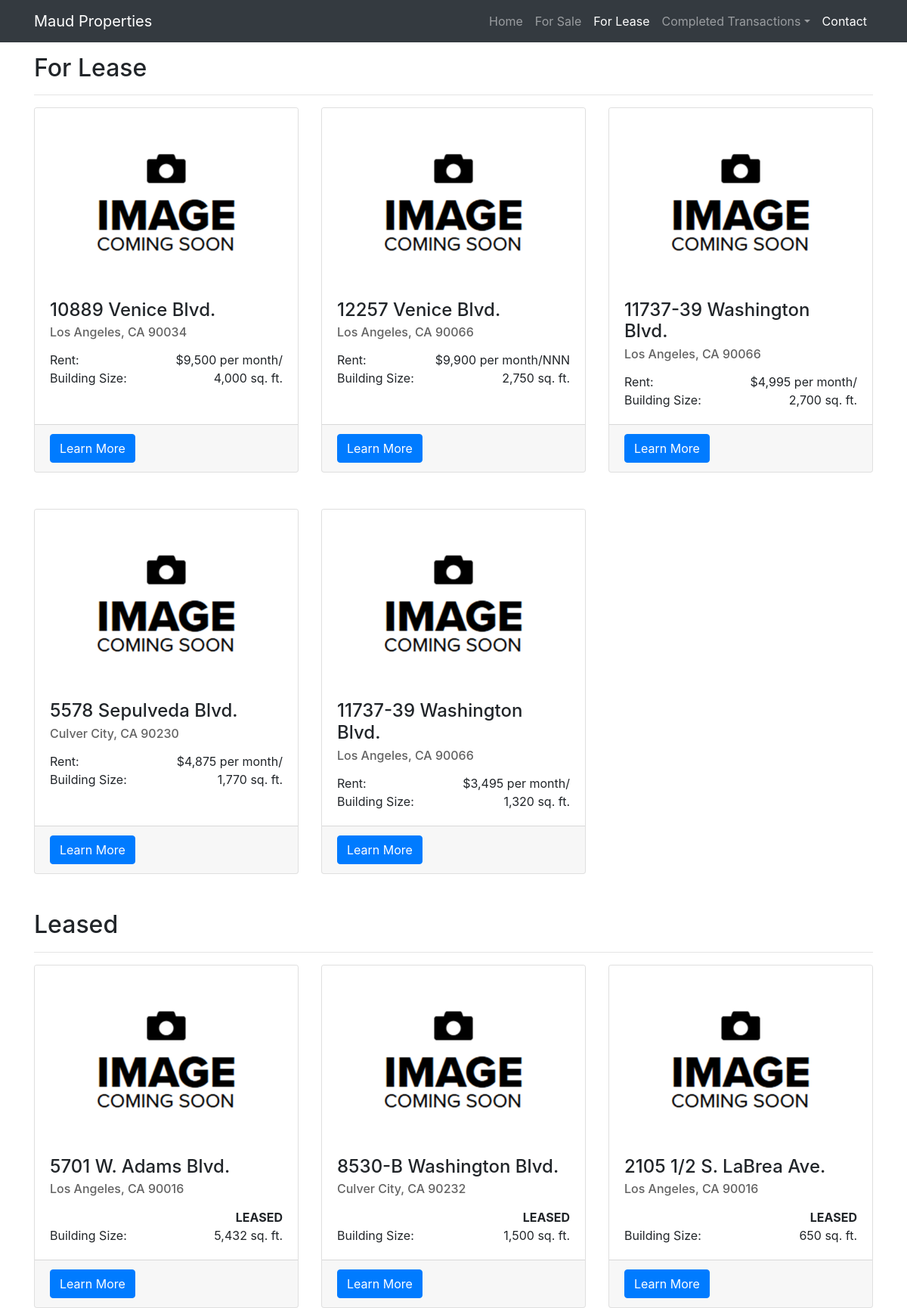
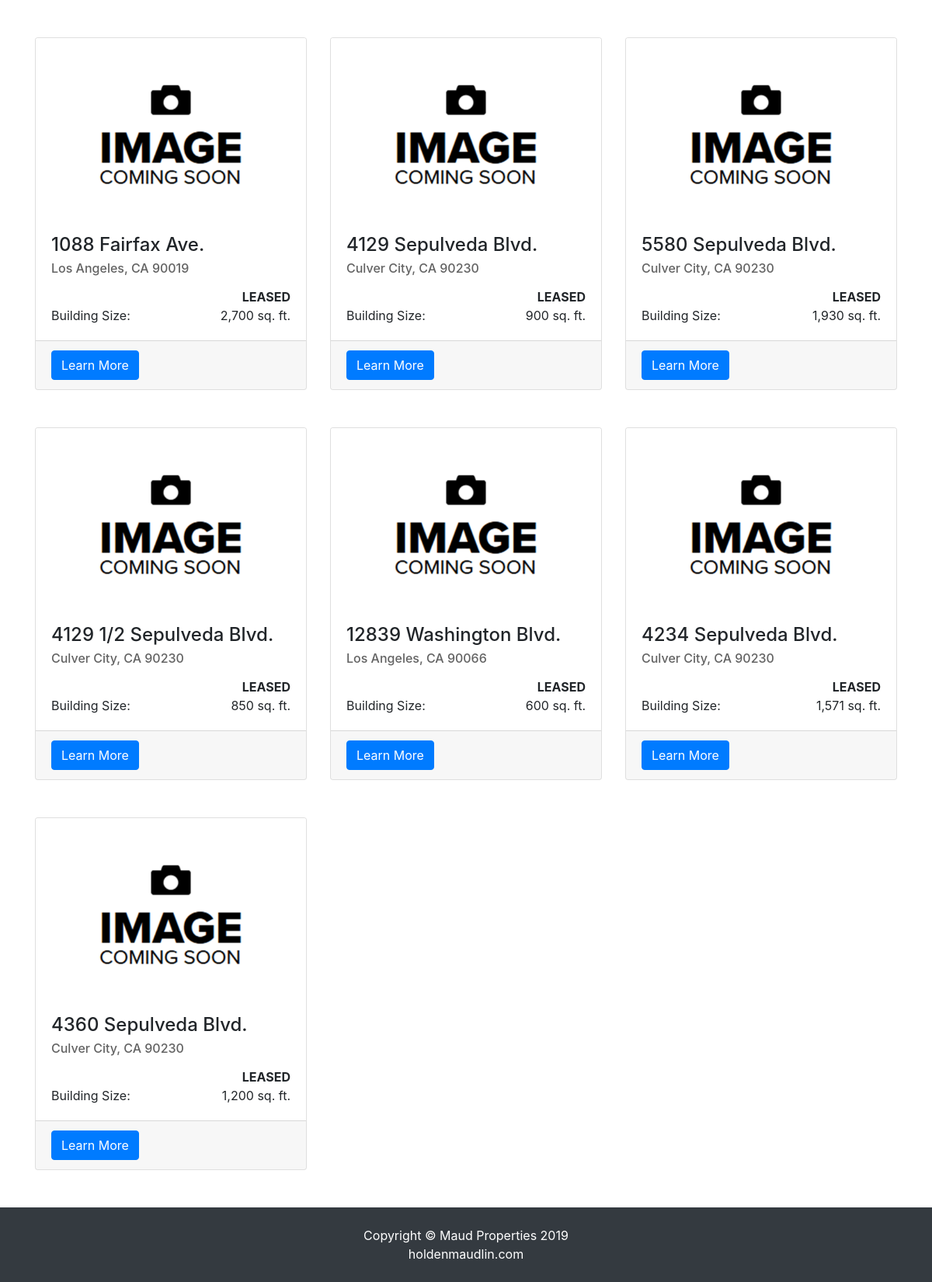
The page /lease/ on the database its author committed (2 pictures, top to bottom).
### lease/models.py (models this page shows)
class Lease(Listing):
    lease_type = models.CharField(max_length=10, choices=[('NNN', 'NNN'), ('MG', 'MG'), ('FSG', 'FSG')], blank=True)
    def priceAddOn(self):
        return " per month/" + self.lease_type
    def listing_title(self):
        return "Rent:"

### lease/views.py (the view)
# urls.py: path('', views.index, name='index'),
def index(request):
    all_curr_leases = Lease.objects.filter(completed=False)
    recent_leases = Lease.objects.filter(completed=True).order_by('-id')
    context = {
        'sale': False,
        'page': 'Lease',
        'current_properties': all_curr_leases,
        'recent_properties': recent_leases,
        'complete': 'LEASED',
    }
    return render(request, 'sale/index.html', context)

### sale/models.py (called while the page is built)
    def footage(self):
        return "sq. ft."

    def slug(self):
        trim = str(self.address.replace(' ', '-'))
        slug = re.sub(r'[^a-zA-Z\d\s-]+', '', trim)
        return slug

    def getUrl(self):
        url = self.slug() + "," + str(self.pk)
        return url

### sale/templates/sale/index.html (shortened to what this page needs)
<!DOCTYPE html>
<html lang="en">
<head>
    <link href="https://stackpath.bootstrapcdn.com/bootstrap/4.3.1/css/bootstrap.min.css" rel="stylesheet">
    {% load static %}
    <link href="{% static "home/main.css"%}" rel="stylesheet">
    {% load humanize %}
</head>
<body>
    <div id="nav-placeholder">
        {% include "home/nav.html" with active_tab=page %}
    </div>
    <div class="container">
        {% if current_properties|length > 0 %}
            <h2 class="header">For {{page}}</h2>
            <hr>
            <div class="row">
                {% for prop in current_properties %}
                <div class="col-md-4 mb-5">
                    <div class="card h-100">
                    <a href="{{prop.getUrl}}"><img class="card-img-top" src="{{prop.main_image.url}}" alt=""></a>
                    <div class="card-body">
                        <h4 class="card-title">{{prop.address}}</h4>
                        <h6 class="card-subtitle" style="margin-bottom: 15px;">{{prop.city}}, CA {{prop.zipcode}}</h6>
                        <span class="card-text">{{prop.listing_title}}</span>
                        <span class="card-text" style="float: right">${{prop.price|intcomma}}{{prop.priceAddOn}}</span>
                        <br>
                        <span class="card-text">Building Size:</span>
                        <span class="card-text" style="float: right">{{prop.building_size|intcomma}} {{prop.footage}}</span>
                        <br>
                    </div>
                    <div class="card-footer">
                        <a href="{{prop.getUrl}}" class="btn btn-primary">Learn More</a>
                    </div>
                    </div>
                </div>
                {% if forloop.counter|divisibleby:3 %}
            </div>
            <div class="row">
                {% endif %}
                {% endfor %}
            </div>
        {% endif %}
        {% if recent_properties|length > 0 %}
            {% if sale %}
                <h2>Sold</h2>
            {% else %}
                <h2>Leased</h2>
            {% endif %}
            <hr>
            <div class="row">
                {% for prop in recent_properties %}
                <div class="col-md-4 mb-5">
                    <div class="card h-100">
                    <a href="{{prop.getUrl}}"><img class="card-img-top" src="{{prop.main_image.url}}" alt=""></a>
                    <div class="card-body">
                        <h4 class="card-title">{{prop.address}}</h4>
                        <h6 class="card-subtitle" style="margin-bottom: 15px;">{{prop.city}}, CA {{prop.zipcode}}</h6>
                        <span class="card-text" style="float: right"><b>{{complete}}</b></span>
                        <br>
                        <span class="card-text">Building Size:</span>
                        <span class="card-text" style="float: right">{{prop.building_size|intcomma}} {{prop.footage}}</span>
                        <br>
                    </div>
                    <div class="card-footer">
                        <a href="{{prop.getUrl}}" class="btn btn-primary">Learn More</a>
                    </div>
                    </div>
                </div>
                {% if forloop.counter|divisibleby:3 %}
            </div>
            <div class="row">
                {% endif %}
                {% endfor %}
            </div>
        {% endif %}
    </div>
    <div id="nav-placeholder">
        {% include "home/foot.html" %}
    </div>
</body>
</html>

### home/static/home/main.css (style rules this page uses)
body { padding-top: 56px; }
.header { margin-top: 15px !important; }
img { display: block; width: 100%; height: auto; }
h6 { color: rgb(99, 99, 99); }

### rows shown on the page
Lease: main_image (picture), address "10889 Venice Blvd.", city "Los Angeles", zipcode "90034", listing_title "Rent:", price "9,500", priceAddOn "per month/", building_size "4,000", footage "sq. ft."
Lease: main_image (picture), address "12257 Venice Blvd.", city "Los Angeles", zipcode "90066", listing_title "Rent:", price "9,900", priceAddOn "per month/NNN", building_size "2,750", footage "sq. ft."
Lease: main_image (picture), address "11737-39 Washington Blvd.", city "Los Angeles", zipcode "90066", listing_title "Rent:", price "4,995", priceAddOn "per month/", building_size "2,700", footage "sq. ft."
Lease: main_image (picture), address "5578 Sepulveda Blvd.", city "Culver City", zipcode "90230", listing_title "Rent:", price "4,875", priceAddOn "per month/", building_size "1,770", footage "sq. ft."
Lease: main_image (picture), address "11737-39 Washington Blvd.", city "Los Angeles", zipcode "90066", listing_title "Rent:", price "3,495", priceAddOn "per month/", building_size "1,320", footage "sq. ft."
Lease: main_image (picture), address "5701 W. Adams Blvd.", city "Los Angeles", zipcode "90016", complete "LEASED", building_size "5,432", footage "sq. ft."
Lease: main_image (picture), address "8530-B Washington Blvd.", city "Culver City", zipcode "90232", complete "LEASED", building_size "1,500", footage "sq. ft."
Lease: main_image (picture), address "2105 1/2 S. LaBrea Ave.", city "Los Angeles", zipcode "90016", complete "LEASED", building_size "650", footage "sq. ft."
Lease: main_image (picture), address "1088 Fairfax Ave.", city "Los Angeles", zipcode "90019", complete "LEASED", building_size "2,700", footage "sq. ft."
Lease: main_image (picture), address "4129 Sepulveda Blvd.", city "Culver City", zipcode "90230", complete "LEASED", building_size "900", footage "sq. ft."
Lease: main_image (picture), address "5580 Sepulveda Blvd.", city "Culver City", zipcode "90230", complete "LEASED", building_size "1,930", footage "sq. ft."
Lease: main_image (picture), address "4129 1/2 Sepulveda Blvd.", city "Culver City", zipcode "90230", complete "LEASED", building_size "850", footage "sq. ft."
Lease: main_image (picture), address "12839 Washington Blvd.", city "Los Angeles", zipcode "90066", complete "LEASED", building_size "600", footage "sq. ft."
Lease: main_image (picture), address "4234 Sepulveda Blvd.", city "Culver City", zipcode "90230", complete "LEASED", building_size "1,571", footage "sq. ft."
Lease: main_image (picture), address "4360 Sepulveda Blvd.", city "Culver City", zipcode "90230", complete "LEASED", building_size "1,200", footage "sq. ft."

### other values the page prints
{{ page }} "Lease"
